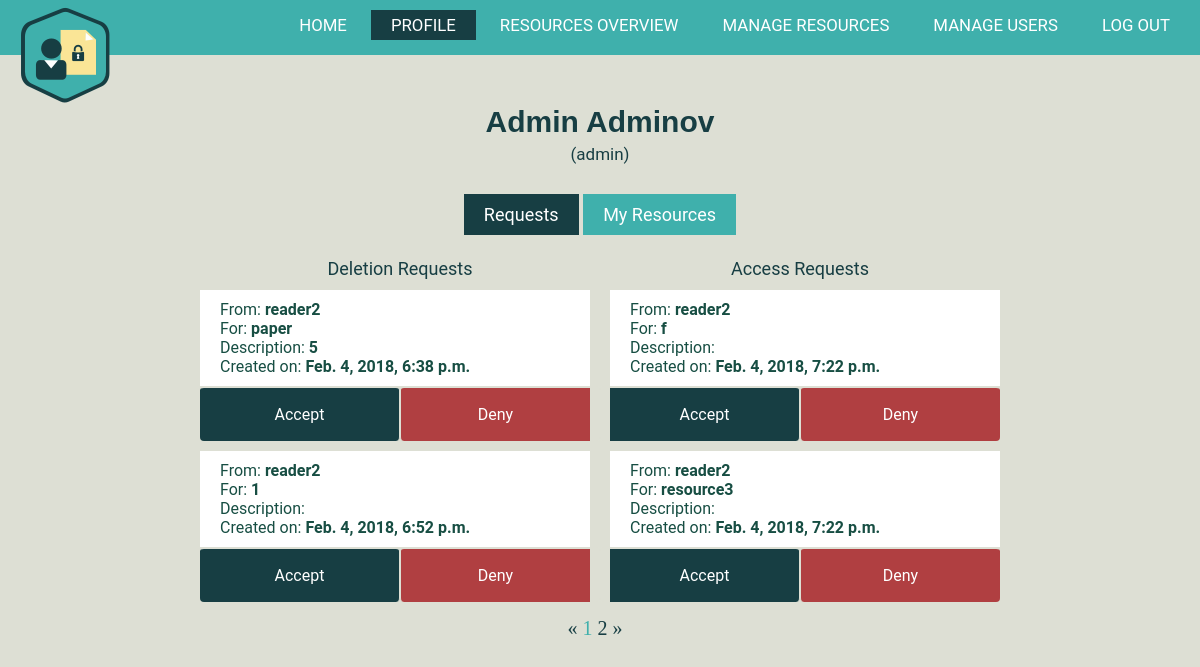
The app's page /profile/ (signed in), older data.
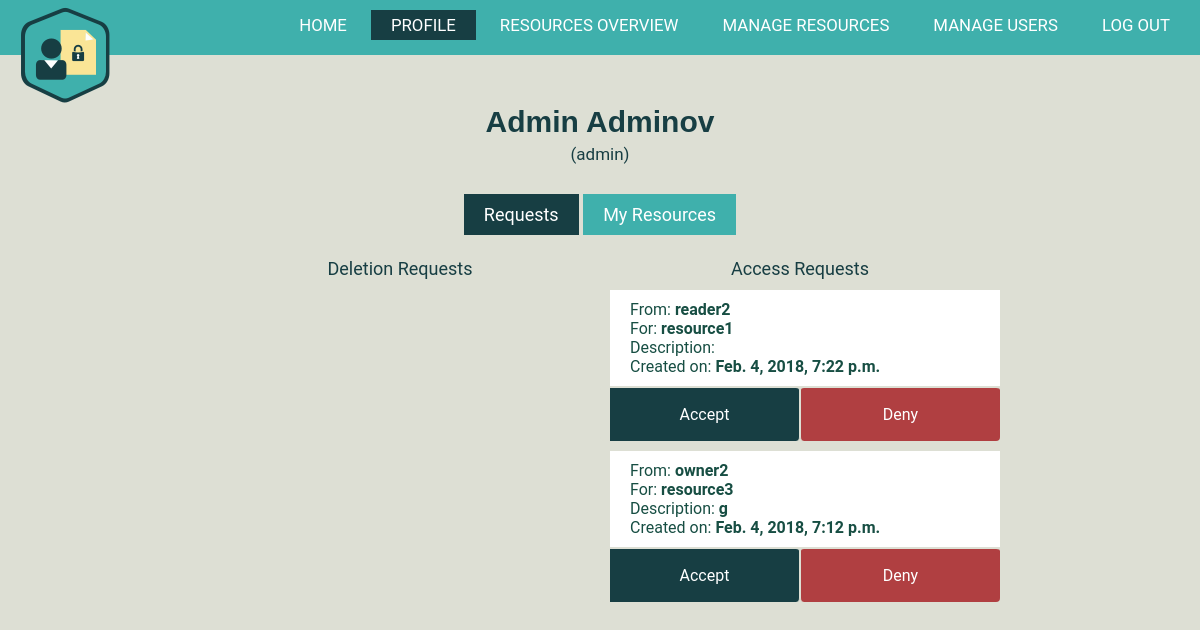
The same page, newer data.
### AuthorizationManagement/models.py (models this page shows)
class Request(models.Model):
    sender = models.ForeignKey(CustomUser, on_delete = models.CASCADE)
    creationDate = models.DateTimeField(default=datetime.now, blank=True)
    resource = models.ForeignKey(Resource, on_delete = models.CASCADE)
    description = models.CharField(max_length=250, default = '')
    type=""
    class Meta:
        abstract = True
        unique_together=('sender','resource',)

class AccessRequest(Request):
    type = 'access'

class Resource(models.Model):
    type = models.CharField(max_length=50, default = '')
    name = models.CharField(max_length=150, default = '')
    description = models.CharField(max_length=250, default = '')
    creationDate = models.DateTimeField(default=datetime.now, blank=True)
    readers = models.ManyToManyField(CustomUser, related_name= 'reader')
    owners = models.ManyToManyField(Owner, related_name= 'owner')
    link = models.FileField(upload_to='')

class DeletionRequest(Request):
    type = 'deletion'

### AuthorizationManagement/views.py (the view)
# urls.py: re_path(r'^profile/$', ProfileView.as_view(), name = 'profile'),
@method_decorator(login_required, name='dispatch')
class ProfileView(generic.ListView):
    model = AccessRequest.objects.none()
    template_name = 'AuthorizationManagement/profile.html'
    context_object_name = "requests_list"
    paginate_by = 4
    def get(self,request):
        current_user = self.request.user
        resources = MyResourcesView.get_queryset(self)
        if resources.exists():
            self.model = AccessRequest.objects.filter(resource__in=resources).order_by('-creationDate')
        if self.model.exists():
            if current_user.is_staff and DeletionRequest.objects.all().exists():
                self.model=get_sorted_requests(self.model, DeletionRequest.objects.all())
        else:
            if current_user.is_staff and DeletionRequest.objects.all().exists():
                self.model = DeletionRequest.objects.all()
        return super(ProfileView, self).get(request)
    def get_queryset(self):
        return self.model
    def get_context_data(self, **kwargs):
        context = super(ProfileView, self).get_context_data(**kwargs)
        context['is_admin'] = self.request.user.is_staff
        return context

### AuthorizationManagement/views.py (called while the page is built)
def get_sorted_requests(access_request_queryset,deletion_request_queryset):
    access_requests_list = list(access_request_queryset)
    deletion_requests_list = list(deletion_request_queryset)
    result = []
    longer_list_len = max(len(access_requests_list),len(deletion_requests_list))
    shorter_list_len = min(len(access_requests_list),len(deletion_requests_list))
    if longer_list_len==len(access_requests_list):
        longer_list = access_requests_list
        shorter_list = deletion_requests_list
    else:
        longer_list = deletion_requests_list
        shorter_list = access_requests_list
    for i in range(0,longer_list_len):
        result.append(longer_list[i])
        if i<shorter_list_len:
            result.append(shorter_list[i])
    return result

    def get_queryset(self):
        current_user = Owner.objects.get(id=self.request.user.id)
        return current_user.owner.all()

### AuthorizationManagement/templates/AuthorizationManagement/profile.html (shortened to what this page needs)
{% extends "AuthorizationManagement/base.html" %}
{% block profile %}
	class="active";
{% endblock %}
{% block styles %}
	{% load static %}
	<link href="{% static 'AuthorizationManagement/css/home.css' %}" rel="stylesheet" type="text/css"/>
	<link rel="stylesheet" type="text/css" href="{% static 'AuthorizationManagement/css/modal_dialog_req.css' %}" />
	<link rel="stylesheet" type="text/css" href="{% static 'AuthorizationManagement/css/profile.css' %}" />
	<link rel="stylesheet" type="text/css" href="{% static 'AuthorizationManagement/css/resources-overview.css' %}" />
{% endblock %}
{% block body %}
		<div class="body">
		<button onclick="showEditForm()" class="name" id="name"><strong>{{ user.first_name }} {{user.last_name}}</strong></button>
		<p>({{user.username}})</p>
		</div>
	{% block requests_or_resources %}
	<div class="mini-nav">
			<a href="/profile/" class="current">Requests</a></li>
			<a href="/profile/my-resources" class="noncurrent">My Resources</a></li>
	</div>
{% if is_admin %}
	<div class="admin-container">
		 <p class="access-request"> Access Requests </p>
		 <p class="deletion-request"> Deletion Requests </p>
		{% for request in requests_list %}
			{% if request.type == 'access' %}
			<div class="admin-info">
			    <p> From: <strong>{{request.sender.username}} </strong></p>
				<p> For: <strong>{{request.resource.name}} </strong></p>
				<p> Description: <strong>{{request.description}} </strong></p>
				<p> Created on: <strong>{{request.creationDate}}</strong></p>
			</div>
				<a href="#approve-request-{{request.pk}}" class="admin-accept-btn"> Accept </a>
				<a href="#deny-request-{{request.pk}}" class="admin-deny-btn"> Deny </a>
		{% elif request.type == 'deletion' %}
			<div class="del-info">
			    <p> From: <strong>{{request.sender.username}} </strong></p>
				<p> For: <strong>{{request.resource.name}} </strong></p>
				<p> Description: <strong>{{request.description}} </strong></p>
				<p> Created on: <strong>{{request.creationDate}} </strong></p>
			</div>
				<a href="#approve-request-{{request.pk}}" class="del-accept-btn"> Accept </a>
				<a href="#deny-request-{{request.pk}}" class="del-deny-btn"> Deny </a>
				{% endif %}
         {% endfor %}
	</div>
{% endif %}
{% if is_paginated %}
 			  <ul class="pagination">
 			    {% if page_obj.has_previous %}
 			      <li><a href="?page={{ page_obj.previous_page_number }}">&laquo;</a></li>
 			    {% else %}
 			      <li class="disabled"><span>&laquo;</span></li>
 			    {% endif %}
 			    {% for i in paginator.page_range %}
 			      {% if page_obj.number == i %}
 			        <li class="active"><span>{{ i }} </span></li>
 			      {% else %}
 			        <li><a href="?page={{ i }}">{{ i }}</a></li>
 			      {% endif %}
 			    {% endfor %}
 			    {% if page_obj.has_next %}
 			      <li><a href="?page={{ page_obj.next_page_number }}">&raquo;</a></li>
 			    {% else %}
 			      <li class="disabled"><span>&raquo;</span></li>
 			    {% endif %}
  			  </ul>
  		{% endif %}
{% endblock %}
{% endblock %}

### AuthorizationManagement/templates/AuthorizationManagement/base.html (shortened to what this page needs)
<!DOCTYPE html>
<html>
<head>
    {% load static %}
	<link href="{% static 'AuthorizationManagement/css/base.css' %}" rel="stylesheet" type="text/css"/>
	{% block styles %}{% endblock %}
</head>
<body>
	<header>
	<div class "row">
		<div class="logo">
			<img src="{% static 'AuthorizationManagement/images/logo.png' %}">
		</div>
		<ul id="main-nav" class="nav">
			<li><a {% block home%}{% endblock %} href="/">Home</a></li>
			<li><a {% block profile%}{% endblock %} href="/profile/">Profile  </a></li>
			<li><a {% block overview%}{% endblock %} href="/resources-overview/">Resources Overview</a></li>
			{% if is_admin %}
			    <li><a {% block resource-manager%}{% endblock %} href="/resource-manager/">Manage Resources</a></li>
			    <li><a {% block user-manager%}{% endblock %} href="/user-manager/">Manage Users</a></li>
			{% endif %}
			<li><a {% block logout%}{% endblock %} href="/authentification/logout">Log out</a></li>
		</ul>
	</div>
	</header>
	{% block body %}
	{% endblock %}
</body>
</html>

### AuthorizationManagement/static/AuthorizationManagement/css/base.css (style rules this page uses)
* { margin:0; padding:0; }
header { background-color: #3fb0ac; height: 55px; }
body { background-color: #dddfd4; }
.logo img { margin-left: 20px; margin-top: 5px; width: 100px; height: 100px; float: left; }
#main-nav { float: right; margin-top: 15px; margin-right: 10px; }
#main-nav { list-style: none; }
#main-nav li { display: inline-block; }
#main-nav li a { color: white; text-decoration: none; padding: 5px 20px; font-family: "Roboto", sans-serif; font-size: 1.4vw; text-transform: uppercase; }
.active { background-color: #173e43; }

### AuthorizationManagement/static/AuthorizationManagement/css/profile.css (style rules this page uses)
.body { text-align: center; font-family: "Roboto", sans-serif; font-size: 17px; color: #173e43; margin-top: 50px; }
.name { font-size: 30px; border: none; background: none; text-decoration: none; margin-bottom: 5px; color: #173e43; }
.mini-nav { font-family: "Roboto", sans-serif; font-size: 1.5vw; margin-top: 40px; text-align: center; }
.current { padding: 10px 20px; text-decoration: none; color: white; background: #173e43; }
.noncurrent { padding: 10px 20px; text-decoration: none; color: white; background: #3fb0ac; }
.admin-container { display: grid; grid-template-columns: repeat(6, 1fr); grid-template-rows: 40px auto 55px auto 55px; grid-auto-flow: column; font-family: "Roboto", sans-serif; margin-top: 15px; }
.access-request { grid-column: 4/6; color: #173e43; text-align: center; font-size: 18px; padding: 5px 10px; margin-top: 13px; }
.deletion-request { grid-column: 2/4; color: #173e43; text-align: center; font-size: 18px; padding: 5px 10px; margin-top: 13px; }
.admin-info { grid-column: 4/6; border-top: 10px solid #dddfd4; border-left: 10px solid #dddfd4; background: #ffffff; text-decoration: none; text-align: left; padding: 10px 20px; color: #174e43; font-size: 16px; }
.admin-accept-btn { grid-column: 4/5; text-decoration: none; background: #173e43; color: white; padding: 17px 20px; text-align:center; border-top: 2px solid #dddfd4; border-right: 1px solid #dddfd4; border-left: 10px solid #dddfd4; border-radius: 4px; }
.admin-deny-btn { grid-column: 5/6; text-decoration: none; background: #b03f41; color: white; padding: 17px 20px; text-align: center; border-top: 2px solid #dddfd4; border-left: 1px solid #dddfd4; border-radius: 4px; }

### AuthorizationManagement/static/AuthorizationManagement/css/resources-overview.css (style rules this page uses)
.active { color: #3fb0ac; }

Row changes from the older to the newer data that the page shows:
removed AccessRequest: sender.username "reader2", resource.name "f", creationDate "Feb. 4, 2018, 7:22 p.m."
removed DeletionRequest: sender.username "reader2", resource.name "paper", description "5", creationDate "Feb. 4, 2018, 6:38 p.m."
removed AccessRequest: sender.username "reader2", resource.name "resource3", creationDate "Feb. 4, 2018, 7:22 p.m."
removed DeletionRequest: sender.username "reader2", resource.name "1", creationDate "Feb. 4, 2018, 6:52 p.m."
now on this page (row unchanged): AccessRequest: sender.username "reader2", resource.name "resource1", creationDate "Feb. 4, 2018, 7:22 p.m."
now on this page (row unchanged): AccessRequest: sender.username "owner2", resource.name "resource3", description "g", creationDate "Feb. 4, 2018, 7:12 p.m."
Text that changed along with them:
list line gone: "1"
list line gone: "2"
